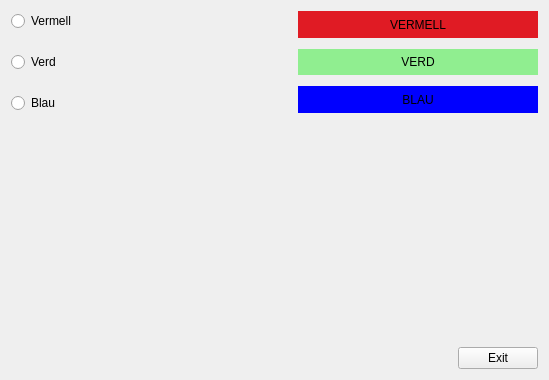
<?xml version="1.0" encoding="UTF-8"?>
<ui version="4.0">
 <class>MyForm</class>
 <widget class="QWidget" name="MyForm">
  <property name="geometry">
   <rect>
    <x>0</x>
    <y>0</y>
    <width>549</width>
    <height>380</height>
   </rect>
  </property>
  <property name="windowTitle">
   <string>Form</string>
  </property>
  <layout class="QVBoxLayout" name="verticalLayout_3">
   <item>
    <layout class="QGridLayout" name="gridLayout">
     <item row="0" column="0" colspan="2">
      <layout class="QHBoxLayout" name="horizontalLayout">
       <item>
        <layout class="QVBoxLayout" name="verticalLayout">
         <item>
          <widget class="QRadioButton" name="vermellButton">
           <property name="text">
            <string>Vermell</string>
           </property>
          </widget>
         </item>
         <item>
          <spacer name="verticalSpacer_1">
           <property name="orientation">
            <enum>Qt::Vertical</enum>
           </property>
           <property name="sizeType">
            <enum>QSizePolicy::Fixed</enum>
           </property>
           <property name="sizeHint" stdset="0">
            <size>
             <width>13</width>
             <height>15</height>
            </size>
           </property>
          </spacer>
         </item>
         <item>
          <widget class="QRadioButton" name="verdButton">
           <property name="text">
            <string>Verd</string>
           </property>
          </widget>
         </item>
         <item>
          <spacer name="verticalSpacer_2">
           <property name="orientation">
            <enum>Qt::Vertical</enum>
           </property>
           <property name="sizeType">
            <enum>QSizePolicy::Fixed</enum>
           </property>
           <property name="sizeHint" stdset="0">
            <size>
             <width>20</width>
             <height>15</height>
            </size>
           </property>
          </spacer>
         </item>
         <item>
          <widget class="QRadioButton" name="blauButton">
           <property name="text">
            <string>Blau</string>
           </property>
          </widget>
         </item>
        </layout>
       </item>
       <item>
        <spacer name="horizontalSpacer">
         <property name="orientation">
          <enum>Qt::Horizontal</enum>
         </property>
         <property name="sizeType">
          <enum>QSizePolicy::Preferred</enum>
         </property>
         <property name="sizeHint" stdset="0">
          <size>
           <width>40</width>
           <height>20</height>
          </size>
         </property>
        </spacer>
       </item>
       <item>
        <layout class="QVBoxLayout" name="verticalLayout_2">
         <item>
          <widget class="QLabel" name="Vermell">
           <property name="sizePolicy">
            <sizepolicy hsizetype="Preferred" vsizetype="Preferred">
             <horstretch>0</horstretch>
             <verstretch>0</verstretch>
            </sizepolicy>
           </property>
           <property name="minimumSize">
            <size>
             <width>100</width>
             <height>0</height>
            </size>
           </property>
           <property name="styleSheet">
            <string notr="true">background-color:rgb(224, 27, 36)</string>
           </property>
           <property name="text">
            <string>VERMELL</string>
           </property>
           <property name="alignment">
            <set>Qt::AlignCenter</set>
           </property>
          </widget>
         </item>
         <item>
          <spacer name="verticalSpacer">
           <property name="orientation">
            <enum>Qt::Vertical</enum>
           </property>
           <property name="sizeType">
            <enum>QSizePolicy::Fixed</enum>
           </property>
           <property name="sizeHint" stdset="0">
            <size>
             <width>20</width>
             <height>5</height>
            </size>
           </property>
          </spacer>
         </item>
         <item>
          <widget class="QLabel" name="Verd">
           <property name="sizePolicy">
            <sizepolicy hsizetype="Preferred" vsizetype="Preferred">
             <horstretch>0</horstretch>
             <verstretch>0</verstretch>
            </sizepolicy>
           </property>
           <property name="minimumSize">
            <size>
             <width>70</width>
             <height>0</height>
            </size>
           </property>
           <property name="styleSheet">
            <string notr="true">background-color:lightgreen</string>
           </property>
           <property name="text">
            <string>VERD</string>
           </property>
           <property name="alignment">
            <set>Qt::AlignCenter</set>
           </property>
          </widget>
         </item>
         <item>
          <spacer name="verticalSpacer_3">
           <property name="orientation">
            <enum>Qt::Vertical</enum>
           </property>
           <property name="sizeType">
            <enum>QSizePolicy::Fixed</enum>
           </property>
           <property name="sizeHint" stdset="0">
            <size>
             <width>20</width>
             <height>5</height>
            </size>
           </property>
          </spacer>
         </item>
         <item>
          <widget class="QLabel" name="Blau">
           <property name="enabled">
            <bool>true</bool>
           </property>
           <property name="sizePolicy">
            <sizepolicy hsizetype="Preferred" vsizetype="Preferred">
             <horstretch>0</horstretch>
             <verstretch>0</verstretch>
            </sizepolicy>
           </property>
           <property name="minimumSize">
            <size>
             <width>100</width>
             <height>0</height>
            </size>
           </property>
           <property name="styleSheet">
            <string notr="true">background-color:blue</string>
           </property>
           <property name="text">
            <string>BLAU</string>
           </property>
           <property name="alignment">
            <set>Qt::AlignCenter</set>
           </property>
          </widget>
         </item>
        </layout>
       </item>
      </layout>
     </item>
     <item row="2" column="0">
      <spacer name="horizontalSpacer_2">
       <property name="orientation">
        <enum>Qt::Horizontal</enum>
       </property>
       <property name="sizeHint" stdset="0">
        <size>
         <width>40</width>
         <height>20</height>
        </size>
       </property>
      </spacer>
     </item>
     <item row="2" column="1">
      <widget class="QPushButton" name="exitButton">
       <property name="text">
        <string>Exit</string>
       </property>
      </widget>
     </item>
     <item row="1" column="1">
      <spacer name="verticalSpacer_4">
       <property name="orientation">
        <enum>Qt::Vertical</enum>
       </property>
       <property name="sizeHint" stdset="0">
        <size>
         <width>20</width>
         <height>40</height>
        </size>
       </property>
      </spacer>
     </item>
    </layout>
   </item>
  </layout>
 </widget>
 <resources/>
 <connections>
  <connection>
   <sender>exitButton</sender>
   <signal>clicked()</signal>
   <receiver>MyForm</receiver>
   <slot>close()</slot>
   <hints>
    <hint type="sourcelabel">
     <x>262</x>
     <y>204</y>
    </hint>
    <hint type="destinationlabel">
     <x>391</x>
     <y>254</y>
    </hint>
   </hints>
  </connection>
  <connection>
   <sender>verdButton</sender>
   <signal>clicked(bool)</signal>
   <receiver>Verd</receiver>
   <slot>setDisabled(bool)</slot>
   <hints>
    <hint type="sourcelabel">
     <x>123</x>
     <y>73</y>
    </hint>
    <hint type="destinationlabel">
     <x>195</x>
     <y>77</y>
    </hint>
   </hints>
  </connection>
  <connection>
   <sender>verdButton</sender>
   <signal>clicked(bool)</signal>
   <receiver>Blau</receiver>
   <slot>setEnabled(bool)</slot>
   <hints>
    <hint type="sourcelabel">
     <x>104</x>
     <y>70</y>
    </hint>
    <hint type="destinationlabel">
     <x>199</x>
     <y>122</y>
    </hint>
   </hints>
  </connection>
  <connection>
   <sender>blauButton</sender>
   <signal>clicked(bool)</signal>
   <receiver>Verd</receiver>
   <slot>setEnabled(bool)</slot>
   <hints>
    <hint type="sourcelabel">
     <x>125</x>
     <y>122</y>
    </hint>
    <hint type="destinationlabel">
     <x>195</x>
     <y>74</y>
    </hint>
   </hints>
  </connection>
  <connection>
   <sender>blauButton</sender>
   <signal>clicked(bool)</signal>
   <receiver>Blau</receiver>
   <slot>setDisabled(bool)</slot>
   <hints>
    <hint type="sourcelabel">
     <x>101</x>
     <y>125</y>
    </hint>
    <hint type="destinationlabel">
     <x>211</x>
     <y>123</y>
    </hint>
   </hints>
  </connection>
  <connection>
   <sender>verdButton</sender>
   <signal>clicked(bool)</signal>
   <receiver>Vermell</receiver>
   <slot>setEnabled(bool)</slot>
   <hints>
    <hint type="sourcelabel">
     <x>90</x>
     <y>75</y>
    </hint>
    <hint type="destinationlabel">
     <x>203</x>
     <y>32</y>
    </hint>
   </hints>
  </connection>
  <connection>
   <sender>blauButton</sender>
   <signal>clicked(bool)</signal>
   <receiver>Vermell</receiver>
   <slot>setEnabled(bool)</slot>
   <hints>
    <hint type="sourcelabel">
     <x>117</x>
     <y>123</y>
    </hint>
    <hint type="destinationlabel">
     <x>185</x>
     <y>27</y>
    </hint>
   </hints>
  </connection>
  <connection>
   <sender>vermellButton</sender>
   <signal>clicked(bool)</signal>
   <receiver>Vermell</receiver>
   <slot>setDisabled(bool)</slot>
   <hints>
    <hint type="sourcelabel">
     <x>77</x>
     <y>23</y>
    </hint>
    <hint type="destinationlabel">
     <x>254</x>
     <y>25</y>
    </hint>
   </hints>
  </connection>
  <connection>
   <sender>vermellButton</sender>
   <signal>clicked(bool)</signal>
   <receiver>Verd</receiver>
   <slot>setEnabled(bool)</slot>
   <hints>
    <hint type="sourcelabel">
     <x>108</x>
     <y>18</y>
    </hint>
    <hint type="destinationlabel">
     <x>190</x>
     <y>75</y>
    </hint>
   </hints>
  </connection>
  <connection>
   <sender>vermellButton</sender>
   <signal>clicked(bool)</signal>
   <receiver>Blau</receiver>
   <slot>setEnabled(bool)</slot>
   <hints>
    <hint type="sourcelabel">
     <x>139</x>
     <y>32</y>
    </hint>
    <hint type="destinationlabel">
     <x>191</x>
     <y>121</y>
    </hint>
   </hints>
  </connection>
 </connections>
</ui>
